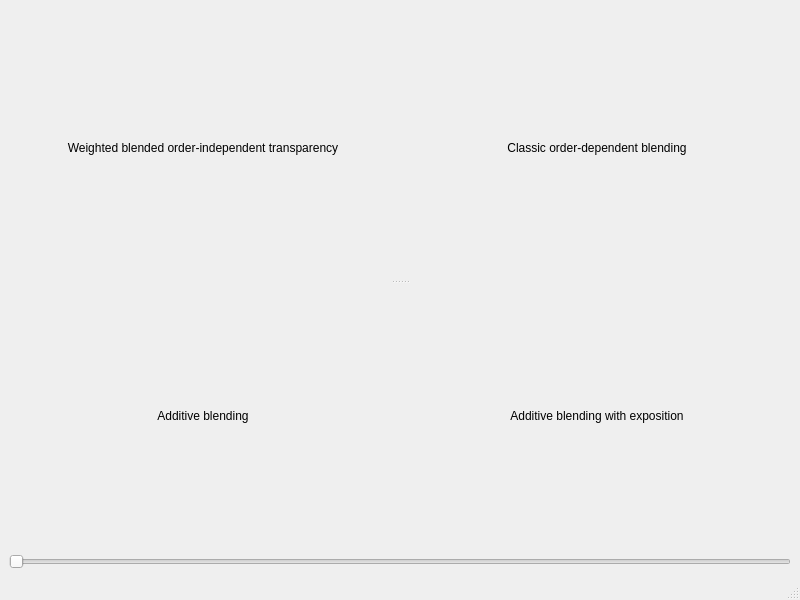
<?xml version="1.0" encoding="UTF-8"?>
<ui version="4.0">
 <class>MainWindow</class>
 <widget class="QMainWindow" name="MainWindow">
  <property name="geometry">
   <rect>
    <x>0</x>
    <y>0</y>
    <width>800</width>
    <height>600</height>
   </rect>
  </property>
  <property name="windowTitle">
   <string>MainWindow</string>
  </property>
  <widget class="QWidget" name="centralwidget">
   <layout class="QVBoxLayout" name="verticalLayout">
    <item>
     <widget class="QWidget" name="sbparent" native="true"/>
    </item>
    <item>
     <widget class="QSplitter" name="splitter">
      <property name="orientation">
       <enum>Qt::Vertical</enum>
      </property>
      <widget class="QWidget" name="widgetTop" native="true">
       <layout class="QGridLayout" name="gridLayout_top">
        <item row="0" column="0">
         <widget class="QLabel" name="label">
          <property name="minimumSize">
           <size>
            <width>300</width>
            <height>0</height>
           </size>
          </property>
          <property name="text">
           <string>Weighted blended order-independent transparency</string>
          </property>
          <property name="alignment">
           <set>Qt::AlignCenter</set>
          </property>
         </widget>
        </item>
        <item row="0" column="1">
         <widget class="QLabel" name="label_2">
          <property name="minimumSize">
           <size>
            <width>300</width>
            <height>0</height>
           </size>
          </property>
          <property name="text">
           <string>Classic order-dependent blending</string>
          </property>
          <property name="alignment">
           <set>Qt::AlignCenter</set>
          </property>
         </widget>
        </item>
       </layout>
      </widget>
      <widget class="QWidget" name="widgetBottom" native="true">
       <layout class="QGridLayout" name="gridLayout_bottom">
        <item row="0" column="0">
         <widget class="QLabel" name="label_3">
          <property name="minimumSize">
           <size>
            <width>300</width>
            <height>0</height>
           </size>
          </property>
          <property name="text">
           <string>Additive blending</string>
          </property>
          <property name="alignment">
           <set>Qt::AlignCenter</set>
          </property>
         </widget>
        </item>
        <item row="0" column="1">
         <widget class="QLabel" name="label_4">
          <property name="minimumSize">
           <size>
            <width>300</width>
            <height>0</height>
           </size>
          </property>
          <property name="text">
           <string>Additive blending with exposition</string>
          </property>
          <property name="alignment">
           <set>Qt::AlignCenter</set>
          </property>
         </widget>
        </item>
       </layout>
      </widget>
     </widget>
    </item>
    <item>
     <widget class="QSlider" name="slider">
      <property name="orientation">
       <enum>Qt::Horizontal</enum>
      </property>
     </widget>
    </item>
   </layout>
  </widget>
  <widget class="QMenuBar" name="menubar">
   <property name="geometry">
    <rect>
     <x>0</x>
     <y>0</y>
     <width>800</width>
     <height>20</height>
    </rect>
   </property>
  </widget>
  <widget class="QStatusBar" name="statusbar"/>
 </widget>
 <resources/>
 <connections/>
</ui>
